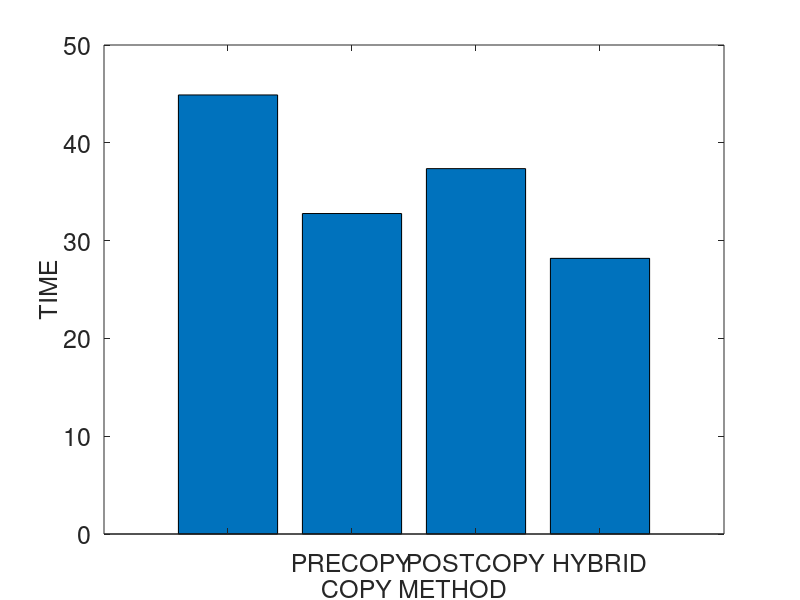
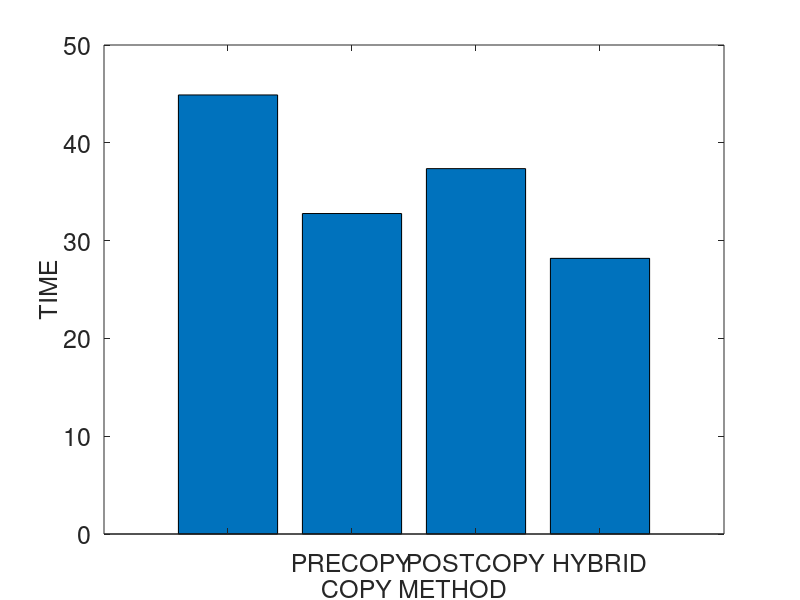
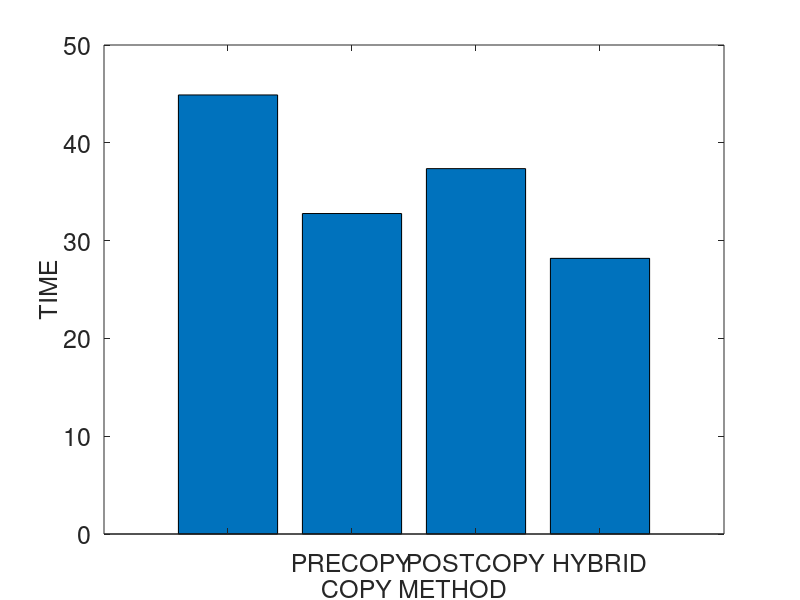
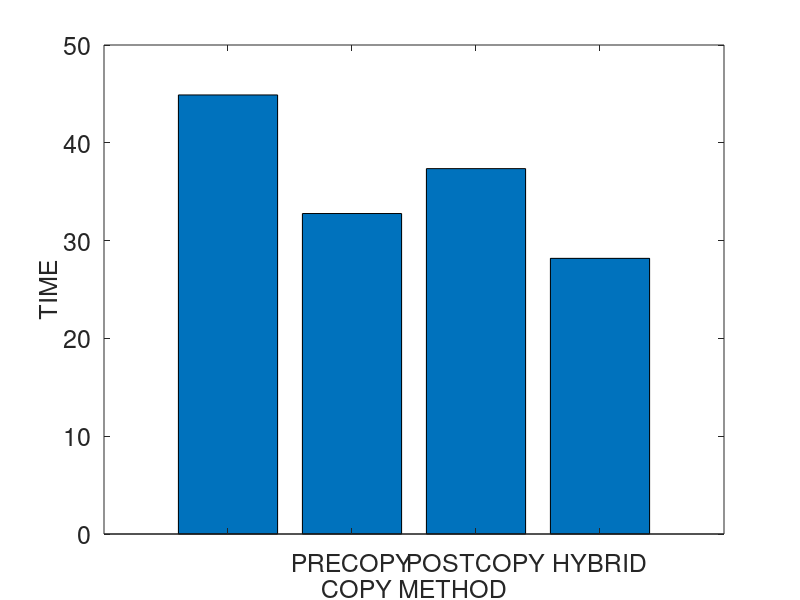

MATLAB code to generate these figures, in order:
% basic hybrid copy migration
% memory size in MB
r = 4096
r *= 1024 % convert to KB

% bandwidth in gbps
b = 1000 
b = b * 1024/8 % convert to KB

% page dirty rate in percent (%): against to total memory pages
dirtyrate = 14 
dirtyrate /= 100

readrate = 14
readrate /= 100

pagesize = 4 % in KB
numpages = r / pagesize

% delta compression rate
comp = 0.5 

% amount of CPU and device states in KB 
scinfo = 100

% working set size in number of pages
wss = numpages * 0.25

% 0: zero, 1: read, 2: dirtied, 3: inactive data
mem = zeros(1, numpages);

% prediction accuracy 0 through 1
acc = 1
%acc = 0

fontsize = 18

totaltime = 0;
downtime = 0;
totaldata = 0;

A = zeros(4, 3);

%%%%%%%%%%%%%%%%%%%%%%%%%%%%%%
% precopy migration
%%%%%%%%%%%%%%%%%%%%%%%%%%%%%%
fprintf('\n')
disp('==================== Precopy migration ====================')
% iterations
present = numpages
iter = 0
while present > 50 && iter < 29 && totaldata < 4*r
	pretime = present / b
	totaltime += pretime
	totaldata += present
	present = numpages * dirtyrate
	%dirts = wss * dirtyrate
	iter += 1
end

% stop-and-copy phase
% stop conditions: 29 iterations, 50 pages, 4 memory size sent
scsent = scinfo + present * pagesize
downtime = scsent / b
totaltime += downtime
totaldata += scsent

% network fault rate
NFR = 0

A (1, 1) = totaltime;
A (1, 2) = downtime;
A (1, 3) = totaldata;

%%%%%%%%%%%%%%%%%%%%%%%%%%%%%%
% postcopy migration
%%%%%%%%%%%%%%%%%%%%%%%%%%%%%%
fprintf('\n')
disp('===================== Postcopy migration ======================')
totaltime = 0;
downtime = 0;
totaldata = 0;

% stop-and-copy phase
scsent = scinfo
downtime = scsent / b
totaltime += downtime
totaldata += scsent

% prepaging (bubbling) and on-demand paging
postsent = r
posttime = postsent/b
totaltime += posttime
totaldata += postsent
% network fault rate
NFR = 0.2

A (2, 1) = totaltime;
A (2, 2) = downtime;
A (2, 3) = totaldata;

%%%%%%%%%%%%%%%%%%%%%%%%%%%%%%
% hybrid copy migration
%%%%%%%%%%%%%%%%%%%%%%%%%%%%%%
fprintf('\n')
disp('==================== Hybrid copy migration ====================')
totaltime = 0;
downtime = 0;
totaldata = 0;

% precopy phase: single iteration
present = r
pretime = present / b
totaltime += pretime
totaldata += present

% stop-and-copy phase
bitmapsize = 500 % KB
scsent = scinfo + bitmapsize
downtime = scsent / b
totaltime += downtime
totaldata += scsent

% postcopy phase: prepaging (bubbling) and on-demand paging
%dirts = wss * dirtyrate
dirts = numpages * dirtyrate
postsent = dirts * pagesize
posttime = postsent/b
totaltime += posttime
totaldata += postsent
% network fault rate
NFR = 0.2

A (3, 1) = totaltime;
A (3, 2) = downtime;
A (3, 3) = totaldata;

%%%%%%%%%%%%%%%%%%%%%%%%%%%%%%
% proactive hybrid copy migration
%%%%%%%%%%%%%%%%%%%%%%%%%%%%%%
%disp(char(10))
fprintf('\n')
disp('=============== Proactive hybrid copy migration ================')
totaltime = 0;
downtime = 0;
totaldata = 0;

% precopy phase
% LRU, PFR

% scan the dirtied pages
% for dirtied pages
% 	mark dirtied (1)
% 	mem(random (1, wss * 0.1))	
randperm(int64(wss * 0.1));
% for read pages
% 	mark read (2)
% 	mem (random (wss * 0.1, wss * 0.2))

% for pages
% 	predict read/write

% send the pages most likely to be read and least likely to be dirtied
% do not send the pages most likely to be dirtied
% construct queue with the order of p1/p2
%reads = numpages * 0.4 
% total read rate = wss * read_rate = 0.25 * 0.16 = 0.04 (4%)
%read_rate = 0.16
%read_rate = 0.04 % 4% of total memory
% total write rate = wss * write_rate = 0.25 * 0.16 = 0.04 (4%)
%write_rate = 0.16
%write_rate = 0.04 % 4% of total memory
% simple case: readonly pages (RO) - zero dirtied pages 
%RO = 0.3
pred_pages = numpages * readrate * acc

% LRU
% for LRU queue
% 	mark sent
%	insert the pages into cache and perform delta compression

present = pred_pages * pagesize
pretime = present/b
totaltime += pretime
totaldata += present

% stop-and-copy phase
% send the CPU and device states
bitmapsize = 500 % KB
scsent = scinfo + bitmapsize
downtime = scsent/b
totaltime += downtime
totaldata += scsent

% postcopy phase
postsent = (numpages - pred_pages) * pagesize

% exclude the predicted dirtied pages 
pred_dirts = numpages * dirtyrate * acc
postsent = (numpages - pred_pages - pred_dirts) * pagesize
posttime = postsent/b
totaltime += posttime
totaldata += postsent

% network fault rate
NFR = 0.2

A (4, 1) = totaltime;
A (4, 2) = downtime;
A (4, 3) = totaldata

%%%%%%%%%%%%%%%%%%%%%%%%%%%%%%%%%%%%%%%%%%%%%%%%%%%%%%%
%                     plotting
% precopy
% postcopy
% hybrid
% pro-hybrid
%%%%%%%%%%%%%%%%%%%%%%%%%%%%%%%%%%%%%%%%%%%%%%%%%%%%%%%

prefix = "M4G_R14W14_acc100_r1"

dlmwrite (prefix, A, ' ')

%%%%%%%%%%%%%%%%%%%% total time %%%%%%%%%%%%%%%%%%%%%%
figure;
output = strcat(prefix, ".tt");
%output = prefix
x = ['PRECOPY', 'POSTCOPY', 'HYBRID', 'PRO-HYBRID'];
%x = 1:1:length(A);
%plot(x, A(:,2)/1000000, x, A(:,3)/1000000, '-.*');
%plot(A(:,2));
bar(A(:,1))
set(gca, 'XTickLabel', {'', 'PRECOPY', 'POSTCOPY', 'HYBRID', 'PRO-HYBRID', ''}, 'FontSize', fontsize)
xlabel('COPY METHOD', 'FontSize', fontsize);
ylabel('TIME', 'FontSize', fontsize);
%legend('PRECOPY', 'POSTCOPY', 'HYBRID', 'PRO-HYBRID');
%bar(x, A(:,1))

saveas (1, strcat(output, ".png"));
saveas (1, strcat(output, ".eps"));
saveas (1, strcat(output, ".emf"));

%%%%%%%%%%%%%%%%%%%% downtime %%%%%%%%%%%%%%%%%%%%%%
figure;
output = strcat(prefix, ".dt");

ylabel('TIME');

bar(A(:,2))

saveas (1, strcat(output, ".png"));
saveas (1, strcat(output, ".eps"));
saveas (1, strcat(output, ".emf"));

%%%%%%%%%%%%%%%%%%%% total data %%%%%%%%%%%%%%%%%%%%%%
figure;
output = strcat(prefix, ".td");

ylabel('KB');

bar(A(:,3))

saveas (1, strcat(output, ".png"));
saveas (1, strcat(output, ".eps"));
saveas (1, strcat(output, ".emf"));
